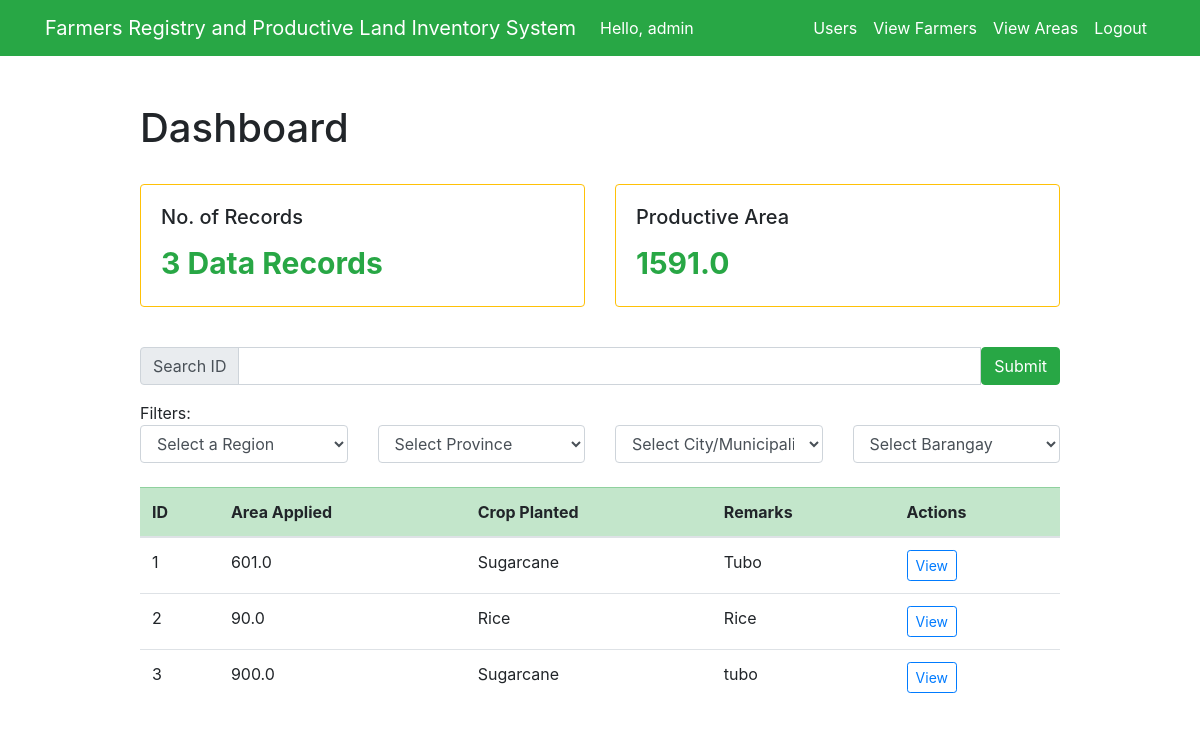
The app's page /dashboard/area (signed in) with its own data.
### test_app/models.py (models this page shows)
class UsersAreaInfo(models.Model):
    RICE = 'Rice'
    CORN = 'Corn'
    SUGARCANE = 'Sugarcane'
    PLANTED = [
        (RICE, 'Rice'),
        (CORN, 'Corn'),
        (SUGARCANE, 'Sugarcane'),
    ]
    farmer_id = models.ForeignKey(Farmer, models.CASCADE, db_column='farmer_id')
    total_area = models.FloatField()
    crop_planted = models.CharField(max_length=9, choices=PLANTED, default=RICE)
    remarks = models.CharField(max_length=100)
    sketch_plan = models.FileField(upload_to='documents_sp/', max_length=254, blank=True)
    map = models.FileField(upload_to='documents_map/', max_length=254, blank=True)
    google_earth = models.FileField(upload_to='documents_ge/', max_length=254, blank=True)
    area_coordinates = models.FileField(upload_to='documents_coordinates/', max_length=254, blank=True)
    profile_field = models.CharField(max_length=250)
    soil_ph = models.IntegerField()
    region = models.CharField(max_length=200)
    province = models.CharField(max_length=200)
    muncity = models.CharField(max_length=200)
    brgy = models.CharField(max_length=200)

### test_app/views.py (the view, shortened to what this page needs)
# urls.py: path('dashboard/area', views.viewarea_dashboard, name='viewarea_dashboard'),
@login_required(login_url='/')
def viewarea_dashboard(request):
    if request.method == 'GET':
        data_entries = UsersAreaInfo.objects.all()
        regions = RegionCode.objects.all()
        pa = data_entries
        list_pa = []
        if not pa:
            productive_area = 0
        else:
            list_pa.clear()
            for area in pa:
                list_pa.append(area.total_area)
            np_pa = np.array([list_pa])
            productive_area = np.sum(np_pa)
        context = {
            'data_entries': data_entries,
            'productive_area': productive_area,
            'regions': regions,
        }
        return render(request, 'test_app/viewarea_dashboard.html', context)

### test_app/templates/test_app/viewarea_dashboard.html (shortened to what this page needs)
{% extends "test_app/base.html" %}
{% block content %}
<div class="row justify-content-center mt-5">
    <div class="col-md-10">
        <h1>Dashboard</h1>
        <br>
        <div class="row">
            <div class="col-sm-6 col-lg-6">
                <div class="card border-warning mb-3">
                    <div class="card-body text-warning">
                        <h5 class="card-title text-body">No. of Records</h5>
                        {% if data_entries %}
                            <p class="card-text text-success" style="font-size: 30px;"><strong>{{ data_entries.count }} Data Record{{ data_entries.count|pluralize }}</strong></p>
                        {% else %}
                            <p class="card-text text-danger" style="font-size: 30px;"><strong>No Data Entries</strong></p>
                        {% endif %}
                    </div>
                </div>
            </div>
            <div class="col-sm-6 col-lg-6">
                <div class="card border-warning mb-3">
                    <div class="card-body text-warning">
                        <h5 class="card-title text-body">Productive Area</h5>
                        <p class="card-text text-success" style="font-size: 30px;"><strong>{{ productive_area }}</strong></p>
                    </div>
                </div>
            </div>
        </div>
        <br>
        <form action="" id="searchForm" method="POST">
            <div class="input-group mb-3">
                <div class="input-group-prepend">
                    <span class="input-group-text" id="inputGroup-sizing-default">Search ID</span>
                </div>
                <input type="text" class="form-control" aria-label="Search" aria-describedby="inputGroup-sizing-default" id="search" name="search">
                <button type="submit" class="btn btn-success">Submit</button>
            </div>
            Filters: <br>
            <div class="row">
                <div class="col-sm-12 col-md-6 col-lg-3">
                    <select class="form-select form-control" name="region" id="region" onchange="populateProvince(this)" aria-label="Select Region">
                        <option value="0" selected>Select a Region</option>
                    </select>
                </div>
                <div class="col-sm-12 col-md-6 col-lg-3">
                    <select class="form-select form-control" name="province" id="province" onchange="populateMunCity(this)" aria-label="Select Province">
                        <option value="0" selected>Select Province</option>
                    </select>
                </div>
                <div class="col-sm-12 col-md-6 col-lg-3">
                    <select class="form-select form-control" name="muncity" id="muncity" onchange="populateBrgy(this)" aria-label="Select City/Municipality">
                        <option value="0" selected>Select City/Municipality</option>
                    </select>
                </div>
                <div class="col-sm-12 col-md-6 col-lg-3">
                    <select class="form-select form-control" name="brgy" id="brgy" aria-label="Select Barangay">
                        <option value="0" selected>Select Barangay</option>
                    </select>
                </div>
            </div>
        </form>
        <br>
        <table class="table table-hover table-stripped table-responsive-md" id="profile_list">
            <thead class="table-success">
                <tr>
                    <th scope="col">ID</th>
                    <th scope="col">Area Applied</th>
                    <th scope="col">Crop Planted</th>
                    <th scope="col">Remarks</th>
                    <th scope="col" align="center">Actions</th>
                </tr>
            </thead>
            <tbody>
                {% for data in data_entries %}
                    <tr>
                        <td scope="row">{{ data.id }}</td>
                        <td>{{ data.total_area }}</td>
                        <td>{{ data.crop_planted }}</td>
                        <td>{{ data.remarks }}</td>
                        <td><a type="button" class="btn btn-outline-primary btn-sm text-primary" href="{% url 'view_area_admin' data.id %}">View</a>
                    </tr>
                {% endfor %}
            </tbody>
        </table>
    </div>
</div>
{% endblock %}

### test_app/templates/test_app/base.html (shortened to what this page needs)
<!doctype html>
<html lang="en">
<head>
    <link rel="stylesheet" href="https://stackpath.bootstrapcdn.com/bootstrap/4.4.1/css/bootstrap.min.css">
</head>
<body>
<nav class="navbar navbar-expand-md navbar-light bg-success">
<div class="container">
    {% if user.is_superuser %}<a class="navbar-brand" href="{% url 'user_dashboard' %}">{% else %}<a class="navbar-brand" href="{% url 'user_info' %}">{% endif %}
        <span class="text-white">Farmers Registry and Productive Land Inventory System</span>
    </a>
    <div class="collapse navbar-collapse" id="navbarNav">
        {% if user.is_authenticated %}
            <ul class="navbar-nav mr-auto">
                <li class="nav-item">
                    <span class="nav-link text-white">Hello, {{ request.user }}</span>
                </li>
            </ul>
        {% endif %}
    <ul class="navbar-nav ml-auto">
        {% if user.is_authenticated %}
            <li class="nav-item">
                {% if user.is_superuser %}
                    <a href="{% url 'user_list' %}" class="nav-link text-white">Users</a>
                {% endif %}
            </li>
            <li class="nav-item">
                {% if user.is_superuser %}
                    <a href="{% url 'user_dashboard' %}" class="nav-link text-white">View Farmers</a>
                {% endif %}
            </li>
            <li class="nav-item">
                {% if user.is_superuser %}
                    <a href="{% url 'viewarea_dashboard' %}" class="nav-link text-white">View Areas</a>
                {% endif %}
            </li>
            <li class="nav-item">
                <a href="#" onclick="$('#signOutBtn').click()" class="nav-link text-white">Logout</a>
            </li>
        {% endif %}
    </ul>
    </div>
</div>
</nav>
<div class="container">
{% block content %}{% endblock %}
</div>
</body>
</html>

### records on screen
UsersAreaInfo: id "1", total_area "601.0", crop_planted "Sugarcane", remarks "Tubo"
UsersAreaInfo: id "2", total_area "90.0", crop_planted "Rice", remarks "Rice"
UsersAreaInfo: id "3", total_area "900.0", crop_planted "Sugarcane", remarks "tubo"

### other values on screen
{{ request.user }} "admin"
{{ data_entries.count }} "3"
{{ productive_area }} "1591.0"
